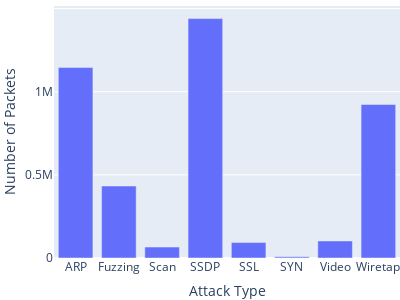

The cell this chart's notebook holds for it:
### Code cell
X = df_total_100_combine.columns[:-1]
Y = [df_total_100_combine[col].sum() for col in X]
df = pd.DataFrame([(X[i],Y[i]) for i in range(len(X))], columns = ['Attack Type','Total']) 
fig = px.bar(df, x='Attack Type', y='Total')
fig.update_layout(yaxis_title="Number of Packets", margin=dict(l=0, r=0, t=0, b=0), width=400, height=300)
fig.show()

### Figure 1 — Plotly figure (JSON) as saved in the notebook; plotly's stock layout.template omitted (floating-point values rounded to 4 significant figures)
{"data": [{"alignmentgroup": "True", "hovertemplate": "Attack Type=%{x}<br>Total=%{y}<extra></extra>", "legendgroup": "", "marker": {"color": "#636efa", "pattern": {"shape": ""}}, "name": "", "offsetgroup": "", "orientation": "v", "showlegend": false, "textposition": "auto", "type": "bar", "x": ["ARP", "Fuzzing", "Scan", "SSDP", "SSL", "SYN", "Video", "Wiretap"], "xaxis": "x", "y": [1145271, 432783, 65700, 1439603, 92651, 7037, 102498, 923215], "yaxis": "y"}], "layout": {"barmode": "relative", "height": 300, "legend": {"tracegroupgap": 0}, "margin": {"b": 0, "l": 0, "r": 0, "t": 0}, "width": 400, "xaxis": {"anchor": "y", "domain": [0, 1], "title": {"text": "Attack Type"}}, "yaxis": {"anchor": "x", "domain": [0, 1], "title": {"text": "Number of Packets"}}}}
